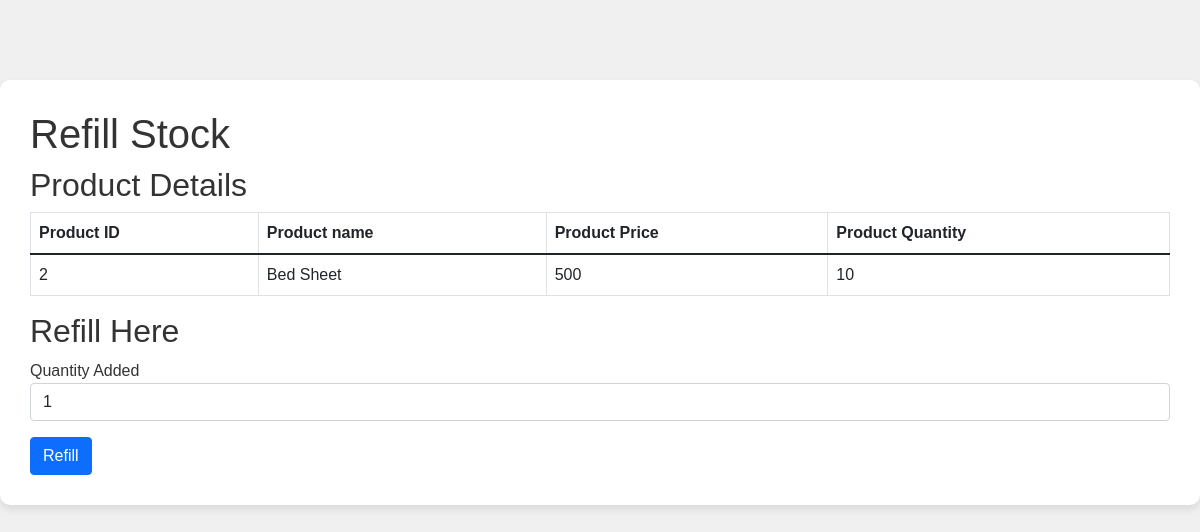
Page /admin/refill/2 on the committed database.
### models.py (models this page shows)
class Products(db.Model):
    product_id=db.Column(db.Integer,primary_key=True)
    product_name=db.Column(db.String(50),nullable=False)
    product_price=db.Column(db.Integer,nullable=False)
    inventory_count=db.Column(db.Integer,nullable=False)
    image_url=db.Column(db.String(100),nullable=False)
    category=db.Column(db.String(50),nullable=False)

### app.py (the view)
@app.route('/admin/refill/<int:id>',methods=['GET','POST'])
def refill(id):
    product=Products.query.filter_by(product_id=id).first()
    if request.method=='GET':
        return render_template('refill.html',product=product)
    else:
        addn=request.form.get('quantity')
        product.inventory_count+=int(addn)
        db.session.commit()
        return render_template('admin_home.html',products=Products.query.all(),message=2)

### templates/refill.html (shortened to what this page needs)
<!DOCTYPE html>
<html lang="en">
<head>
    <link href="https://cdn.jsdelivr.net/npm/bootstrap@5.1.3/dist/css/bootstrap.min.css" rel="stylesheet">
    <link rel="stylesheet" href="{{ url_for('static', filename='style3.css') }}">
</head>
<body>
    <div class="content-container">
        <h1>Refill Stock</h1>
        <h2>Product Details</h2>
        <div class="table-responsive">
            <table class="table table-bordered">
                <thead>
                    <tr>
                        <th>Product ID</th>
                        <th>Product name</th>
                        <th>Product Price</th>
                        <th>Product Quantity</th>
                    </tr>
                </thead>
                <tbody>
                    <tr>
                        <td>{{ product.product_id }}</td>
                        <td>{{ product.product_name }}</td>
                        <td>{{ product.product_price }}</td>
                        <td>{{ product.inventory_count }}</td>
                    </tr>
                </tbody>
            </table>
        </div>
        <h2>Refill Here</h2>
        <form action="/admin/refill/{{ product.product_id }}" method="post">
            <div class="mb-3">
                <label for="quantity">Quantity Added</label>
                <input type="number" name="quantity" id="quantity" class="form-control" min="1" max="100" value="1">
            </div>
            <input type="submit" value="Refill" class="btn btn-primary">
        </form>
    </div>
</body>
</html>

### static/style3.css (style rules this page uses)
body { font-family: Arial, sans-serif; color: #333; background-color: #f0f0f0; }
.content-container { background-color: #fff; padding: 30px; margin-top: 80px; box-shadow: 0 4px 8px rgba(0, 0, 0, 0.1); border-radius: 10px; }

### rows in the picture
Products: product_id "2", product_name "Bed Sheet", product_price "500", inventory_count "10"
